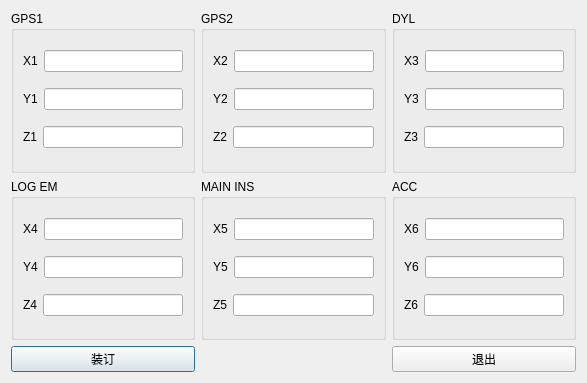
<?xml version="1.0" encoding="UTF-8"?>
<ui version="4.0">
 <class>LeverArmDialog</class>
 <widget class="QDialog" name="LeverArmDialog">
  <property name="geometry">
   <rect>
    <x>0</x>
    <y>0</y>
    <width>587</width>
    <height>383</height>
   </rect>
  </property>
  <property name="windowTitle">
   <string>杆臂</string>
  </property>
  <property name="modal">
   <bool>true</bool>
  </property>
  <layout class="QGridLayout" name="gridLayout_7">
   <item row="0" column="0">
    <widget class="QGroupBox" name="groupBox">
     <property name="title">
      <string>GPS1</string>
     </property>
     <layout class="QGridLayout" name="gridLayout">
      <item row="0" column="0">
       <layout class="QHBoxLayout" name="horizontalLayout">
        <item>
         <widget class="QLabel" name="label">
          <property name="text">
           <string>X1</string>
          </property>
         </widget>
        </item>
        <item>
         <widget class="QLineEdit" name="lineEdit"/>
        </item>
       </layout>
      </item>
      <item row="1" column="0">
       <layout class="QHBoxLayout" name="horizontalLayout_2">
        <item>
         <widget class="QLabel" name="label_2">
          <property name="text">
           <string>Y1</string>
          </property>
         </widget>
        </item>
        <item>
         <widget class="QLineEdit" name="lineEdit_2"/>
        </item>
       </layout>
      </item>
      <item row="2" column="0">
       <layout class="QHBoxLayout" name="horizontalLayout_3">
        <item>
         <widget class="QLabel" name="label_3">
          <property name="text">
           <string>Z1</string>
          </property>
         </widget>
        </item>
        <item>
         <widget class="QLineEdit" name="lineEdit_3"/>
        </item>
       </layout>
      </item>
     </layout>
    </widget>
   </item>
   <item row="0" column="1">
    <widget class="QGroupBox" name="groupBox_2">
     <property name="title">
      <string>GPS2</string>
     </property>
     <layout class="QGridLayout" name="gridLayout_2">
      <item row="0" column="0">
       <layout class="QHBoxLayout" name="horizontalLayout_4">
        <item>
         <widget class="QLabel" name="label_4">
          <property name="text">
           <string>X2</string>
          </property>
         </widget>
        </item>
        <item>
         <widget class="QLineEdit" name="lineEdit_4"/>
        </item>
       </layout>
      </item>
      <item row="1" column="0">
       <layout class="QHBoxLayout" name="horizontalLayout_5">
        <item>
         <widget class="QLabel" name="label_5">
          <property name="text">
           <string>Y2</string>
          </property>
         </widget>
        </item>
        <item>
         <widget class="QLineEdit" name="lineEdit_5"/>
        </item>
       </layout>
      </item>
      <item row="2" column="0">
       <layout class="QHBoxLayout" name="horizontalLayout_6">
        <item>
         <widget class="QLabel" name="label_6">
          <property name="text">
           <string>Z2</string>
          </property>
         </widget>
        </item>
        <item>
         <widget class="QLineEdit" name="lineEdit_6"/>
        </item>
       </layout>
      </item>
     </layout>
    </widget>
   </item>
   <item row="0" column="2">
    <widget class="QGroupBox" name="groupBox_3">
     <property name="title">
      <string>DYL</string>
     </property>
     <layout class="QGridLayout" name="gridLayout_3">
      <item row="0" column="0">
       <layout class="QHBoxLayout" name="horizontalLayout_7">
        <item>
         <widget class="QLabel" name="label_7">
          <property name="text">
           <string>X3</string>
          </property>
         </widget>
        </item>
        <item>
         <widget class="QLineEdit" name="lineEdit_7"/>
        </item>
       </layout>
      </item>
      <item row="1" column="0">
       <layout class="QHBoxLayout" name="horizontalLayout_8">
        <item>
         <widget class="QLabel" name="label_8">
          <property name="text">
           <string>Y3</string>
          </property>
         </widget>
        </item>
        <item>
         <widget class="QLineEdit" name="lineEdit_8"/>
        </item>
       </layout>
      </item>
      <item row="2" column="0">
       <layout class="QHBoxLayout" name="horizontalLayout_9">
        <item>
         <widget class="QLabel" name="label_9">
          <property name="text">
           <string>Z3</string>
          </property>
         </widget>
        </item>
        <item>
         <widget class="QLineEdit" name="lineEdit_9"/>
        </item>
       </layout>
      </item>
     </layout>
    </widget>
   </item>
   <item row="1" column="0">
    <widget class="QGroupBox" name="groupBox_6">
     <property name="title">
      <string>LOG EM</string>
     </property>
     <layout class="QGridLayout" name="gridLayout_6">
      <item row="0" column="0">
       <layout class="QHBoxLayout" name="horizontalLayout_10">
        <item>
         <widget class="QLabel" name="label_16">
          <property name="text">
           <string>X4</string>
          </property>
         </widget>
        </item>
        <item>
         <widget class="QLineEdit" name="lineEdit_16"/>
        </item>
       </layout>
      </item>
      <item row="1" column="0">
       <layout class="QHBoxLayout" name="horizontalLayout_11">
        <item>
         <widget class="QLabel" name="label_17">
          <property name="text">
           <string>Y4</string>
          </property>
         </widget>
        </item>
        <item>
         <widget class="QLineEdit" name="lineEdit_17"/>
        </item>
       </layout>
      </item>
      <item row="2" column="0">
       <layout class="QHBoxLayout" name="horizontalLayout_12">
        <item>
         <widget class="QLabel" name="label_18">
          <property name="text">
           <string>Z4</string>
          </property>
         </widget>
        </item>
        <item>
         <widget class="QLineEdit" name="lineEdit_18"/>
        </item>
       </layout>
      </item>
     </layout>
    </widget>
   </item>
   <item row="1" column="1">
    <widget class="QGroupBox" name="groupBox_5">
     <property name="title">
      <string>MAIN INS</string>
     </property>
     <layout class="QGridLayout" name="gridLayout_5">
      <item row="0" column="0">
       <layout class="QHBoxLayout" name="horizontalLayout_13">
        <item>
         <widget class="QLabel" name="label_13">
          <property name="text">
           <string>X5</string>
          </property>
         </widget>
        </item>
        <item>
         <widget class="QLineEdit" name="lineEdit_13"/>
        </item>
       </layout>
      </item>
      <item row="1" column="0">
       <layout class="QHBoxLayout" name="horizontalLayout_14">
        <item>
         <widget class="QLabel" name="label_14">
          <property name="text">
           <string>Y5</string>
          </property>
         </widget>
        </item>
        <item>
         <widget class="QLineEdit" name="lineEdit_14"/>
        </item>
       </layout>
      </item>
      <item row="2" column="0">
       <layout class="QHBoxLayout" name="horizontalLayout_15">
        <item>
         <widget class="QLabel" name="label_15">
          <property name="text">
           <string>Z5</string>
          </property>
         </widget>
        </item>
        <item>
         <widget class="QLineEdit" name="lineEdit_15"/>
        </item>
       </layout>
      </item>
     </layout>
    </widget>
   </item>
   <item row="1" column="2">
    <widget class="QGroupBox" name="groupBox_4">
     <property name="title">
      <string>ACC</string>
     </property>
     <layout class="QGridLayout" name="gridLayout_4">
      <item row="0" column="0">
       <layout class="QHBoxLayout" name="horizontalLayout_16">
        <item>
         <widget class="QLabel" name="label_10">
          <property name="text">
           <string>X6</string>
          </property>
         </widget>
        </item>
        <item>
         <widget class="QLineEdit" name="lineEdit_10"/>
        </item>
       </layout>
      </item>
      <item row="1" column="0">
       <layout class="QHBoxLayout" name="horizontalLayout_17">
        <item>
         <widget class="QLabel" name="label_11">
          <property name="text">
           <string>Y6</string>
          </property>
         </widget>
        </item>
        <item>
         <widget class="QLineEdit" name="lineEdit_11"/>
        </item>
       </layout>
      </item>
      <item row="2" column="0">
       <layout class="QHBoxLayout" name="horizontalLayout_18">
        <item>
         <widget class="QLabel" name="label_12">
          <property name="text">
           <string>Z6</string>
          </property>
         </widget>
        </item>
        <item>
         <widget class="QLineEdit" name="lineEdit_12"/>
        </item>
       </layout>
      </item>
     </layout>
    </widget>
   </item>
   <item row="2" column="0">
    <widget class="QPushButton" name="pushButton">
     <property name="text">
      <string>装订</string>
     </property>
    </widget>
   </item>
   <item row="2" column="2">
    <widget class="QPushButton" name="pushButton_2">
     <property name="text">
      <string>退出</string>
     </property>
    </widget>
   </item>
  </layout>
 </widget>
 <resources/>
 <connections/>
</ui>
